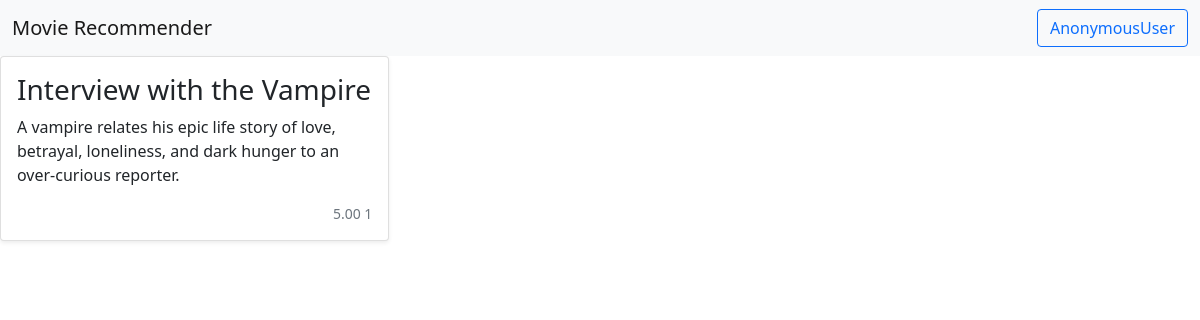
The page /movie/628/ on the database its author committed.
### movies/models.py (models this page shows, shortened)
class Movie(models.Model):
    title = models.CharField(max_length=100)
    overview = models.TextField()
    release_date = models.DateField(auto_now=False, auto_now_add=False, blank=True, null=True)
    timestamp = models.DateTimeField(auto_now_add=True)
    rating = GenericRelation(Rating)
    rating_last_updated = models.DateField(auto_now=False, auto_now_add=False, blank=True, null=True)
    rating_avg = models.DecimalField(blank=True, null=True, max_digits=5, decimal_places=2)
    rating_count = models.IntegerField(blank=True, null=True)
    objects = MovieManager()
    def get_absolute_url(self):
        return reverse("movies:movie_detail", kwargs={"pk": self.pk})

### movies/views.py (the view)
class MovieDetailView(generic.DetailView):
    template_name = "movies/movie_detail.html"
    queryset = Movie.objects.all()
    def get_context_data(self, *args, **kwargs):
        context = super().get_context_data(*args, **kwargs)
        request = self.request
        user = request.user
        if user.is_authenticated:
            object = context["object"]
            object_ids = [object.id]
            my_ratings = user.rating_set.movies().as_object_dict(object_ids=object_ids)
            context["my_ratings"] = my_ratings
        return context

### ratings/context_processors.py (called while the page is built)
def ratings_choice(request):
    return {"ratings_choice": RatingChoice.values}

### templates/movies/movie_detail.html (shortened to what this page needs)
{% extends 'base.html' %}
{% block body %}
<div class="row row-cols-1 row-cols-sm-2 row-cols-md-3 g-3">
    <div class="col">
        <div class="card shadow-sm">
            <div class="card-body">
                <h3>{{ object.title }}</h3>
                <p class="card-text">{{ object.overview }}</p>
                <div class="d-flex justify-content-between align-items-center">
                    {% if object.rating_avg is not None %}
                    <small class="text-muted">{{ object.rating_avg }} {{ object.rating_count }}</small>
                    {% endif %}
                </div>
            </div>
        </div>
    </div>
</div>
{% endblock body %}

### rows shown on the page
Movie: title "Interview with the Vampire", overview "A vampire relates his epic life story of love, betrayal, loneliness, and dark hunger to an over-curious reporter.", rating_avg "5.00", rating_count "1"
